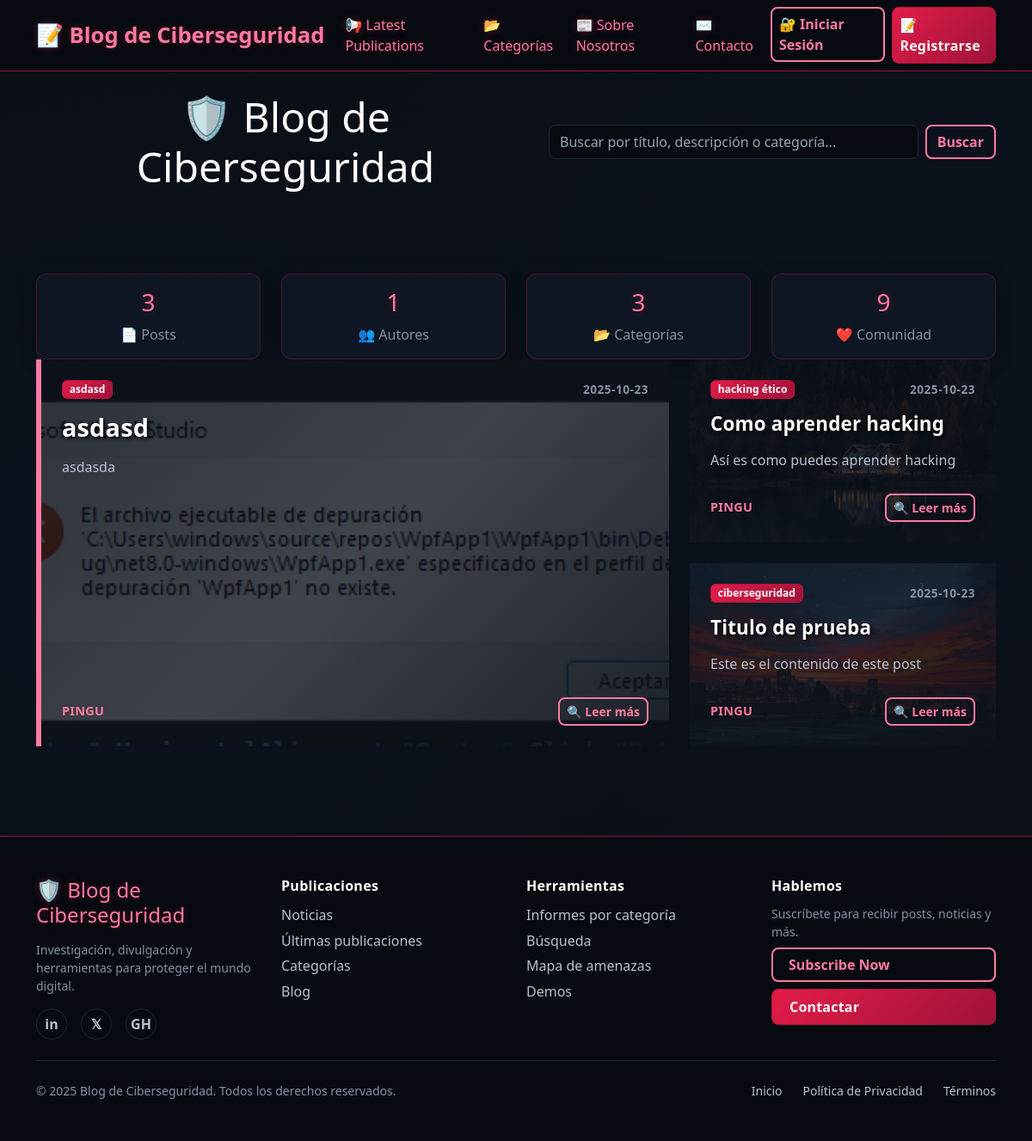
The app's page /, older data.
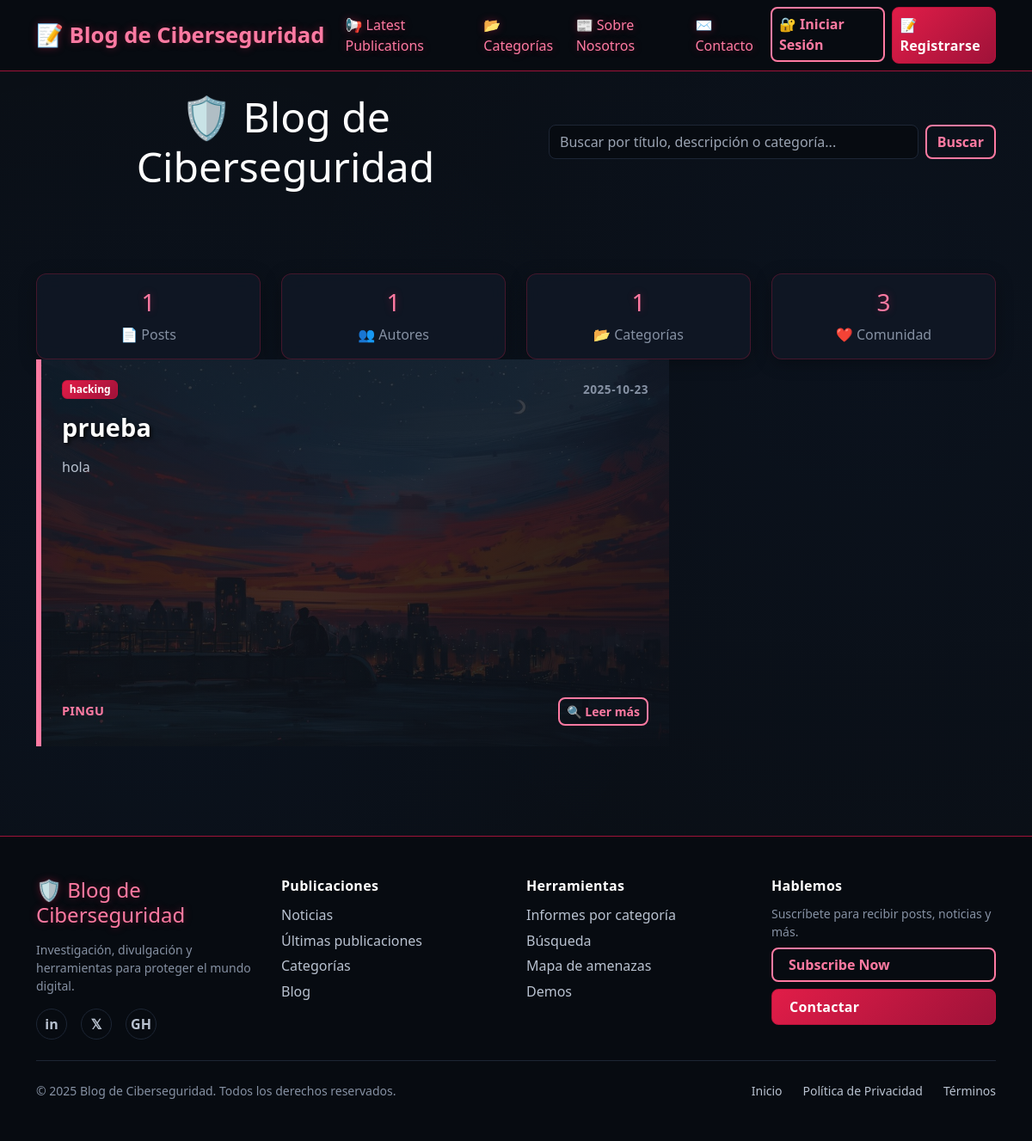
The same page, newer data.
### tables this page shows
CREATE TABLE posts (
                id INTEGER PRIMARY KEY AUTOINCREMENT,
                title TEXT NOT NULL,
                content TEXT NOT NULL,
                author TEXT NOT NULL,
                category TEXT NOT NULL,
                image TEXT NOT NULL,
                date_created TIMESTAMP DEFAULT CURRENT_TIMESTAMP,
                FOREIGN KEY (author) REFERENCES users (username)
            );

### app.py (the view)
@app.route('/')
def home():
    q = request.args.get('q', '', type=str).strip()
    with get_db_connection() as conn:
        if q:
            like = f"%{q.lower()}%"
            posts = conn.execute('''
                SELECT id, title, content, author, category, image, date_created
                FROM posts
                WHERE LOWER(title) LIKE ? OR LOWER(content) LIKE ? OR LOWER(category) LIKE ?
                ORDER BY date_created DESC
            ''', (like, like, like)).fetchall()
        else:
            posts = conn.execute('''
                SELECT id, title, content, author, category, image, date_created
                FROM posts
                ORDER BY date_created DESC
            ''').fetchall()
        posts_list = []
        for post in posts:
            posts_list.append({
                'id': post['id'],
                'title': post['title'],
                'content': post['content'],
                'author': post['author'],
                'category': post['category'],
                'image': post['image'],
                'date_created': post['date_created']
            })
        return render_template('home.html', posts=posts_list, q=q)

### app.py (called while the page is built)
@contextmanager
def get_db_connection():
    conn = sqlite3.connect(app.config['DATABASE'])
    conn.row_factory = sqlite3.Row
    try:
        yield conn
    finally:
        conn.close()

### templates/home.html (shortened to what this page needs)
{% extends "base.html" %}
{% block content %}
<div class="row">
    <div class="col-12 text-center mb-5">
        <div class="d-flex flex-column flex-md-row align-items-center justify-content-center gap-3">
            <h1 class="display-5 m-0 text-glow-animate">🛡️ Blog de Ciberseguridad</h1>
            <form class="d-flex" role="search" method="get" action="{{ url_for('home') }}" id="search-form" style="max-width: 520px; width: 100%;">
                <input
                    class="form-control me-2"
                    id="q"
                    name="q"
                    type="search"
                    placeholder="Buscar por título, descripción o categoría..."
                    aria-label="Buscar"
                    value="{{ q|default('') }}"
                    autocomplete="off"
                >
                <button class="btn btn-outline-primary" type="submit">Buscar</button>
            </form>
        </div>
    </div>
</div>
<div class="row mt-5">
    <div class="col-md-3 col-6 text-center">
        <div class="card glass-effect">
            <div class="card-body">
                <h3 class="text-red-glow">{{ posts|length }}</h3>
                <p class="mb-0 text-muted-red">📄 Posts</p>
            </div>
        </div>
    </div>
    <div class="col-md-3 col-6 text-center">
        <div class="card glass-effect">
            <div class="card-body">
                <h3 class="text-red-glow">
                    {% set authors = [] %}
                    {% for post in posts %}
                        {% if post.author not in authors %}
                            {% set _ = authors.append(post.author) %}
                        {% endif %}
                    {% endfor %}
                    {{ authors|length }}
                </h3>
                <p class="mb-0 text-muted-red">👥 Autores</p>
            </div>
        </div>
    </div>
    <div class="col-md-3 col-6 text-center">
        <div class="card glass-effect">
            <div class="card-body">
                <h3 class="text-red-glow">
                    {% set cats = [] %}
                    {% for post in posts %}
                        {% if post.category not in cats %}
                            {% set _ = cats.append(post.category) %}
                        {% endif %}
                    {% endfor %}
                    {{ cats|length }}
                </h3>
                <p class="mb-0 text-muted-red">📂 Categorías</p>
            </div>
        </div>
    </div>
    <div class="col-md-3 col-6 text-center">
        <div class="card glass-effect">
            <div class="card-body">
                <h3 class="text-red-glow">{{ posts|length * 3 }}</h3>
                <p class="mb-0 text-muted-red">❤️ Comunidad</p>
            </div>
        </div>
    </div>
</div>
<div id="posts-grid">
    {% include 'partials/_posts_grid.html' %}
</div>
{% endblock %}

### templates/partials/_posts_grid.html (shortened to what this page needs)
<div class="post-grid capture-layout">
    {% if posts %}
        {% for post in posts %}
        <div class="post-item post-card-with-image
            {% if loop.index == 1 %}post-card-featured
            {% elif loop.index <= 3 %}post-card-standard
            {% else %}post-card-compact{% endif %}">
            <div class="card-background"
                 style="background-image: url('{{ url_for('uploaded_file', filename=post.image) }}');">
            </div>
            <div class="card-content">
                <div>
                    <div class="d-flex justify-content-between align-items-center mb-3">
                        <a class="badge bg-primary text-decoration-none" href="{{ url_for('category_detail', cat_name=post.category) }}">{{ post.category }}</a>
                        <small class="post-date">{{ post.date_created[:10] }}</small>
                    </div>
                    <h5 class="card-title mb-3">
                        {{ post.title }}
                    </h5>
                    {% if loop.index == 1 %}
                    <p class="post-excerpt mb-4">
                        {{ post.content[:200] }}{% if post.content|length > 200 %}...{% endif %}
                    </p>
                    {% elif loop.index <= 3 %}
                    <p class="post-excerpt mb-3">
                        {{ post.content[:120] }}{% if post.content|length > 120 %}...{% endif %}
                    </p>
                    {% else %}
                    <p class="post-excerpt mb-2">
                        {{ post.content[:80] }}{% if post.content|length > 80 %}...{% endif %}
                    </p>
                    {% endif %}
                </div>
                <div class="d-flex justify-content-between align-items-center">
                    <small class="post-author">{{ post.author }}</small>
                    <a href="{{ url_for('view_post', post_id=post.id) }}" class="btn btn-outline-primary btn-sm">
                        🔍 Leer más
                    </a>
                </div>
            </div>
        </div>
        {% endfor %}
    {% endif %}
</div>

Row changes from the older to the newer data that the page shows:
removed posts: image (picture), category "asdasd", date_created "2025-10-23", title "asdasd", content "asdasda", author "PINGU"
removed posts: image (picture), category "hacking ético", date_created "2025-10-23", title "Como aprender hacking", content "Así es como puedes aprender hacking", author "PINGU"
removed posts: image (picture), category "ciberseguridad", date_created "2025-10-23", title "Titulo de prueba", content "Este es el contenido de este post", author "PINGU"
added posts: image (picture), category "hacking", date_created "2025-10-23", title "prueba", content "hola", author "PINGU"
Text that changed along with them:
{{ posts|length }}: "3" → "1"
{{ cats|length }}: "3" → "1"
{{ posts|length * 3 }}: "9" → "3"
